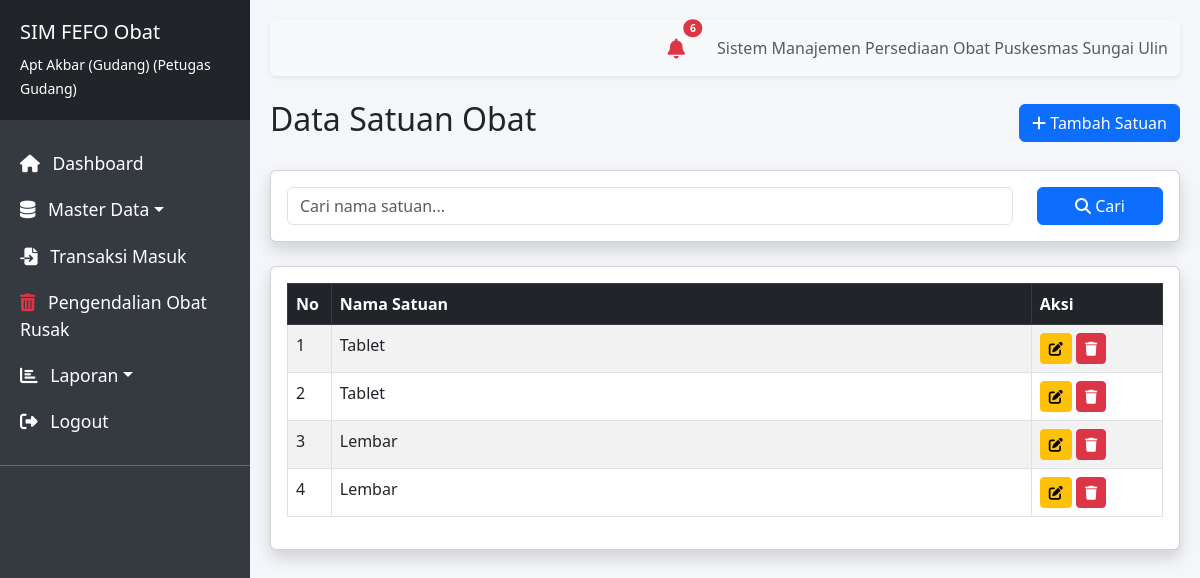
/modules/satuan/index.php (signed in), run on the app's committed database.
### tables this page shows
CREATE TABLE `satuan` (
  `id` int NOT NULL,
  `nama_satuan` varchar(50) NOT NULL
);

### modules/satuan/index.php (the view, shortened to what this page needs)
<?php
require_once '../../config/database.php';
require_once '../../layouts/header.php';
require_once '../../layouts/sidebar.php';
$limit = 10;
$page = isset($_GET['page']) ? (int)$_GET['page'] : 1;
$offset = ($page - 1) * $limit;
$search = isset($_GET['search']) ? mysqli_real_escape_string($conn, $_GET['search']) : '';
$where = "";
$query = "SELECT * FROM satuan $where ORDER BY id DESC LIMIT $limit OFFSET $offset";
$satuan = mysqli_query($conn, $query);
?>
<div class="d-flex justify-content-between align-items-center mb-4">
    <h2>Data Satuan Obat</h2>
    <?php if ($_SESSION['role'] == 'Petugas Gudang'): ?>
    <button class="btn btn-primary" data-bs-toggle="modal" data-bs-target="#addModal"><i class="fas fa-plus"></i> Tambah Satuan</button>
    <?php endif; ?>
</div>
<div class="card shadow mb-4">
    <div class="card-body">
        <form method="GET" class="row">
            <div class="col-md-10 mb-2 mb-md-0">
                <input type="text" name="search" class="form-control" placeholder="Cari nama satuan..." value="<?= htmlspecialchars($search) ?>">
            </div>
            <div class="col-md-2">
                <button type="submit" class="btn btn-primary w-100"><i class="fas fa-search"></i> Cari</button>
            </div>
        </form>
    </div>
</div>
<div class="card shadow">
    <div class="card-body">
        <table class="table table-bordered table-striped">
            <thead class="table-dark">
                <tr>
                    <th width="5%">No</th>
                    <th>Nama Satuan</th>
                    <?php if ($_SESSION['role'] == 'Petugas Gudang'): ?>
                    <th width="15%">Aksi</th>
                    <?php endif; ?>
                </tr>
            </thead>
            <tbody>
                <?php $no = $offset + 1; while ($row = mysqli_fetch_assoc($satuan)): ?>
                <tr>
                    <td><?= $no++; ?></td>
                    <td><?= $row['nama_satuan']; ?></td>
                    <?php if ($_SESSION['role'] == 'Petugas Gudang'): ?>
                    <td>
                        <button class="btn btn-sm btn-warning" data-bs-toggle="modal" data-bs-target="#editModal<?= $row['id']; ?>"><i class="fas fa-edit"></i></button>
                        <form action="" method="POST" class="d-inline" onsubmit="return confirm('Yakin hapus?');">
                            <button type="submit" name="delete" class="btn btn-sm btn-danger"><i class="fas fa-trash"></i></button>
                        </form>
                    </td>
                    <?php endif; ?>
                </tr>
                <?php endwhile; ?>
            </tbody>
        </table>
    </div>
</div>
<?php require_once '../../layouts/footer.php'; ?>

### layouts/header.php (style rules this page uses)
body { font-family: 'Segoe UI', Tahoma, Geneva, Verdana, sans-serif; background-color: #f4f6f9; }

### data on the page
satuan: nama_satuan "Tablet"
satuan: nama_satuan "Tablet"
satuan: nama_satuan "Lembar"
satuan: nama_satuan "Lembar"

### other printed values
$_SESSION['nama_lengkap'] "Apt Akbar (Gudang)"
$_SESSION['role'] "Petugas Gudang"
$total_notif "6"
